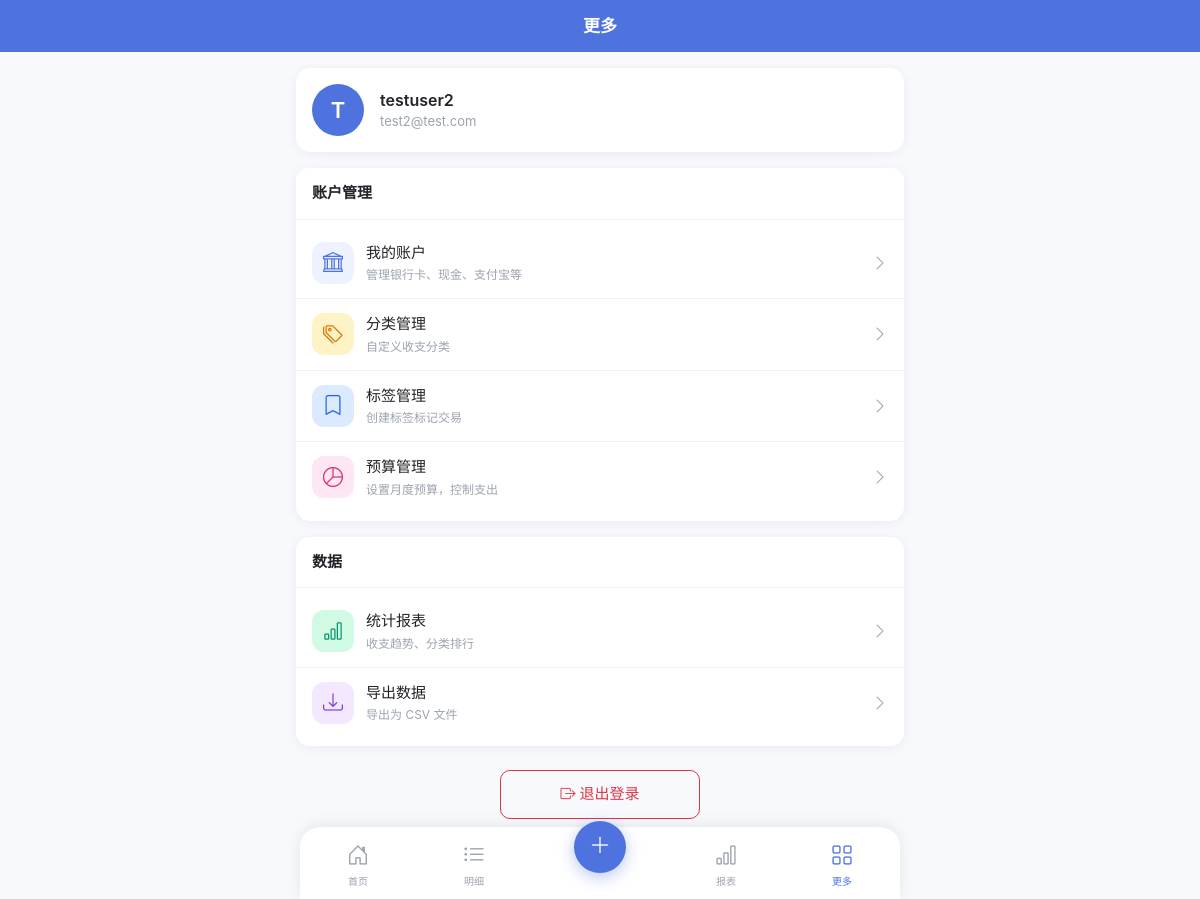
Screenshot of /more (signed in) with the database file from the repository.
### models.py (models this page shows, shortened)
class User(UserMixin, db.Model):
    __tablename__ = 'users'
    id = db.Column(db.Integer, primary_key=True)
    username = db.Column(db.String(80), unique=True, nullable=False)
    email = db.Column(db.String(120), unique=True, nullable=False)
    password_hash = db.Column(db.String(256), nullable=False)
    created_at = db.Column(db.DateTime, default=datetime.now)
    accounts = db.relationship('Account', backref='user', lazy='dynamic')
    categories = db.relationship('Category', backref='user', lazy='dynamic')
    transactions = db.relationship('Transaction', backref='user', lazy='dynamic')
    tags = db.relationship('Tag', backref='user', lazy='dynamic')
    budgets = db.relationship('Budget', backref='user', lazy='dynamic')

### app.py (the view)
@app.route('/more')
@login_required
def more_menu():
    return render_template('more.html')

### app.py (called while the page is built)
@login_manager.user_loader
def load_user(user_id):
    return User.query.get(int(user_id))

### templates/more.html (shortened to what this page needs)
{% extends "base.html" %}
{% block header_title %}更多{% endblock %}
{% block content %}
<div class="card mb-3">
    <div class="card-body d-flex align-center gap-3">
        <div style="width:52px;height:52px;border-radius:50%;background:var(--primary);display:flex;align-items:center;justify-content:center;color:#fff;font-size:22px;font-weight:600;">
            {{ current_user.username[0]|upper }}
        </div>
        <div>
            <div style="font-size:16px;font-weight:600;">{{ current_user.username }}</div>
            <div style="font-size:13px;color:var(--gray-400);">{{ current_user.email }}</div>
        </div>
    </div>
</div>
<div class="card mb-3">
    <div class="card-header">账户管理</div>
    <div class="card-body" style="padding:8px 0;">
        <a href="{{ url_for('accounts_list') }}" class="list-item">
            <div class="item-icon" style="background:#eef2ff;color:var(--primary);">
                <i class="bi bi-bank"></i>
            </div>
            <div class="item-body">
                <div class="item-title">我的账户</div>
                <div class="item-sub">管理银行卡、现金、支付宝等</div>
            </div>
            <i class="bi bi-chevron-right" style="color:var(--gray-400);"></i>
        </a>
        <a href="{{ url_for('categories_list') }}" class="list-item">
            <div class="item-icon" style="background:#fef3c7;color:#d97706;">
                <i class="bi bi-tags"></i>
            </div>
            <div class="item-body">
                <div class="item-title">分类管理</div>
                <div class="item-sub">自定义收支分类</div>
            </div>
            <i class="bi bi-chevron-right" style="color:var(--gray-400);"></i>
        </a>
        <a href="{{ url_for('tags_list') }}" class="list-item">
            <div class="item-icon" style="background:#dbeafe;color:#2563eb;">
                <i class="bi bi-bookmark"></i>
            </div>
            <div class="item-body">
                <div class="item-title">标签管理</div>
                <div class="item-sub">创建标签标记交易</div>
            </div>
            <i class="bi bi-chevron-right" style="color:var(--gray-400);"></i>
        </a>
        <a href="{{ url_for('budget_list') }}" class="list-item">
            <div class="item-icon" style="background:#fce7f3;color:#db2777;">
                <i class="bi bi-pie-chart"></i>
            </div>
            <div class="item-body">
                <div class="item-title">预算管理</div>
                <div class="item-sub">设置月度预算，控制支出</div>
            </div>
            <i class="bi bi-chevron-right" style="color:var(--gray-400);"></i>
        </a>
    </div>
</div>
<div class="card mb-3">
    <div class="card-header">数据</div>
    <div class="card-body" style="padding:8px 0;">
        <a href="{{ url_for('reports') }}" class="list-item">
            <div class="item-icon" style="background:#d1fae5;color:#059669;">
                <i class="bi bi-bar-chart"></i>
            </div>
            <div class="item-body">
                <div class="item-title">统计报表</div>
                <div class="item-sub">收支趋势、分类排行</div>
            </div>
            <i class="bi bi-chevron-right" style="color:var(--gray-400);"></i>
        </a>
        <a href="{{ url_for('export_csv') }}" class="list-item">
            <div class="item-icon" style="background:#f3e8ff;color:#7c3aed;">
                <i class="bi bi-download"></i>
            </div>
            <div class="item-body">
                <div class="item-title">导出数据</div>
                <div class="item-sub">导出为 CSV 文件</div>
            </div>
            <i class="bi bi-chevron-right" style="color:var(--gray-400);"></i>
        </a>
    </div>
</div>
<div class="text-center mt-4">
    <a href="{{ url_for('logout') }}" class="btn btn-outline-danger" style="width:200px;">
        <i class="bi bi-box-arrow-right"></i> 退出登录
    </a>
</div>
{% endblock %}

### static/css/style.css (style rules this page uses)
:root { --primary: #4e73df; --primary-light: #7c9dff; --success: #1cc88a; --danger: #e74a3b; --warning: #f6c23e; --gray-50: #f8f9fc; --gray-100: #f0f2f5; --gray-200: #e5e7eb; --gray-400: #9ca3af; --gray-600: #6b7280; --gray-800: #1f2937; --radius: 14px; --radius-sm: 10px; --shadow: 0 2px 12px rgba(0,0,0,0.06); --shadow-lg: 0 8px 24px rgba(0,0,0,0.1); --safe-bottom: env(safe-area-inset-bottom, 0px); }
* { -webkit-tap-highlight-color: transparent; }
body { background-color: var(--gray-50); font-family: -apple-system, BlinkMacSystemFont, 'Segoe UI', Roboto, sans-serif; color: var(--gray-800); margin: 0; padding: 0; overflow-x: hidden; }
.card { background: #fff; border: none; border-radius: var(--radius); box-shadow: var(--shadow); margin-bottom: 14px; overflow: hidden; }
.card-header { background: #fff; border-bottom: 1px solid var(--gray-100); padding: 14px 16px; font-weight: 600; font-size: 15px; }
.card-body { padding: 16px; }
.btn { border-radius: var(--radius-sm); padding: 12px 20px; font-size: 15px; font-weight: 500; transition: all 0.15s; }
.list-item { display: flex; align-items: center; padding: 14px 16px; border-bottom: 1px solid var(--gray-100); gap: 12px; text-decoration: none; color: inherit; transition: background 0.15s; }
.list-item:last-child { border-bottom: none; }
.list-item .item-icon { width: 42px; height: 42px; border-radius: 12px; display: flex; align-items: center; justify-content: center; font-size: 20px; flex-shrink: 0; }
.list-item .item-body { flex: 1; min-width: 0; }
.list-item .item-title { font-size: 15px; font-weight: 500; margin-bottom: 2px; display: flex; align-items: center; gap: 6px; }
.list-item .item-sub { font-size: 12px; color: var(--gray-400); overflow: hidden; text-overflow: ellipsis; white-space: nowrap; }
.mt-4 { margin-top: 16px; }
.mb-3 { margin-bottom: 12px; }
.text-center { text-align: center; }
.gap-3 { gap: 12px; }
.d-flex { display: flex; }
.align-center { align-items: center; }

### rows the page displays
User: username "T", username "testuser2", email "test2@test.com"
